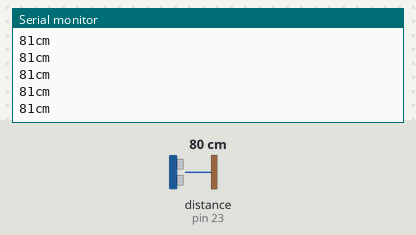
Simulated run of this sketch. Board: Arduino Mega 2560, built with avr-gcc and run on an emulated ATmega2560. Parts: the last lines printed to the serial monitor. The inputs (shaded band) are chosen by the test bench; at power-on: distance to the obstacle (sensor on pin 23) 80 cm. The echo pulse lasts 58.3 µs per cm.

Above: at 1.2 s.
1.3 s: distance to the obstacle (sensor on pin 23) set to 2 cm
At 1.34 s:
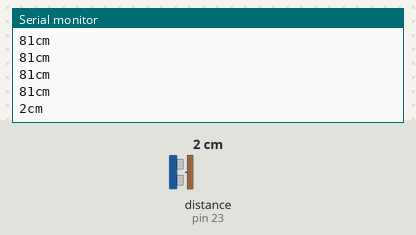
2.8 s: distance to the obstacle (sensor on pin 23) set to 4 cm
At 2.82 s:
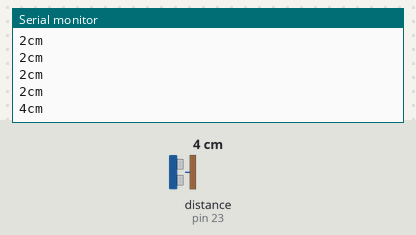
Timing chart, 0 to 5.8 s (numbered marks = the images above; inputs shaded):
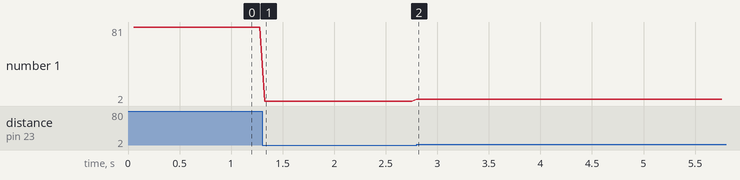

Measured:
- after the input at 1.3 s, the serial monitor: prints a new line at once (image 1)
- after the input at 2.8 s, the serial monitor: prints a new line at once (image 2)
- plotted number 1: 81 → 2 after the input at 1.3 s, 2 → 4 after the input at 2.8 s

The sketch:

ultraSonic_Sensor.ino
```cpp
/*
 * Posted on https://randomnerdtutorials.com
 * created by http://playground.arduino.cc/Code/NewPing
*/

#include <NewPing.h>

#define LTRIGGER_PIN 4
#define LECHO_PIN 3

//#define TRIGGER_PIN 6
//#define ECHO_PIN 5

#define TRIGGER_PIN 22
#define ECHO_PIN 23

#define MAX_DISTANCE 200

// NewPing setup of pins and maximum distance
NewPing sonarR(TRIGGER_PIN, ECHO_PIN, MAX_DISTANCE);

void setup() {
   Serial.begin(9600);
}

void loop() {
   delay(50);
   unsigned int distance = sonarR.ping_cm();
   Serial.print(distance);
   Serial.println("cm");
}
```
